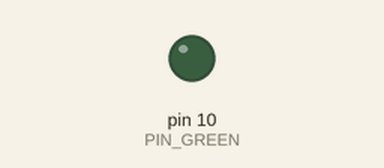
Simulated run of this sketch. Board: Arduino Uno, built with avr-gcc and run on an emulated ATmega328P. On the bench: output pins drawn as LEDs (lit = HIGH).

Above: at 0.05 s.
At 2.0 s:
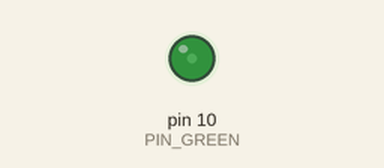
At 3.0 s:
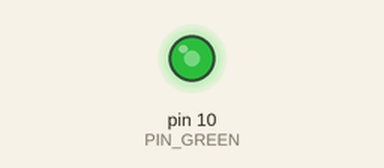
At 4.0 s:
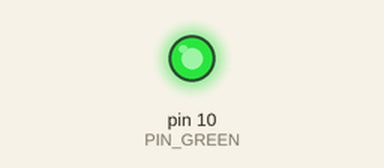
Timing chart, 0 to 5.2 s (numbered marks = the images above):
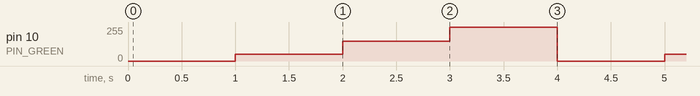

The sketch:

a04_pwm_led.ino
```cpp
/**
 * 네오아두보드 RGB LED
 * @Auth TaeJuneJoung
 * @Date 2021.05.28
 * LED 세기 조절
 */
int PIN_GREEN = 10;

void setup() {
  pinMode(PIN_GREEN, OUTPUT);
}

/**
 * analogWrite(핀번호, 세기);
 * : 세기는 디지털핀일 경우 0~255
 *         아날로그핀일 경우 0~1023
 * 세기값의 이유는 초기 설정시 세팅이 되어있음
 * 디지털핀은 2의 8승 경우만큼
 * 아날로그핀은 2의 10승 경우만큼
 */
void loop() {
  analogWrite(PIN_GREEN, 0);
  delay(1000);
  analogWrite(PIN_GREEN, 50);
  delay(1000);
  analogWrite(PIN_GREEN, 150);
  delay(1000);
  analogWrite(PIN_GREEN, 255);
  delay(1000);
}
```

Measured:
- by itself, pin 10 (PIN_GREEN): repeats every 4.0 s: 150/255 1.0 s, 255/255 1.0 s, 0/255 1.0 s, 50/255 1.0 s
